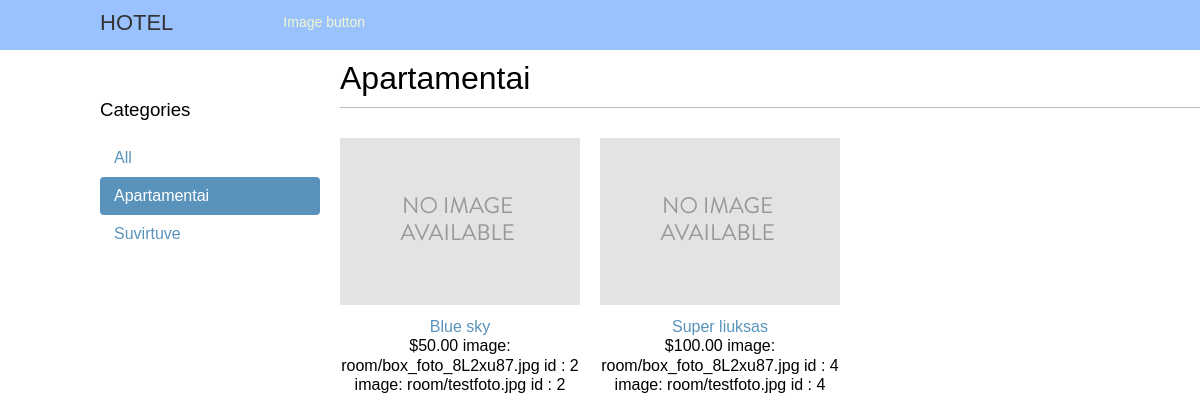
The page /apartamentai/ on the database its author committed.
### rooms/models.py (models this page shows, shortened)
class Category(models.Model):
    title = models.CharField(max_length=100, db_index=True)
    slug = models.SlugField(max_length=100, unique=True)
    class Meta:
        ordering = ('title',)
        verbose_name = 'category'
        verbose_name_plural = 'categories'
    def get_absolute_url(self):
        return reverse('rooms:room_list_by_category', args=[self.slug])

class Room(models.Model):
    category = models.ForeignKey(Category,
                                 related_name='rooms',
                                 on_delete=models.CASCADE)
    title = models.CharField(max_length=100, db_index=True)
    slug = models.SlugField(max_length=100, db_index=True)
    description = models.TextField(blank=True)
    price = models.DecimalField(max_digits=10, decimal_places=2)
    visible = models.BooleanField(default=False)
    properties1 = models.ManyToManyField(Property, null= True)
    class Meta:
        ordering = ('title',)
        index_together = (('id', 'slug'),)
    def get_absolute_url(self):
        return reverse('rooms:room_detail',
                       args=[self.id, self.slug])

class RoomImage(models.Model):
    image = models.ImageField(upload_to='room/')
    title = models.CharField(max_length=100)
    description = models.CharField(max_length=150, blank=True)
    order = models.PositiveBigIntegerField(null=True)
    room = models.ForeignKey(Room, default=None, related_name='images', on_delete=models.PROTECT)

### rooms/views.py (the view)
# urls.py: path('', views.room_list, name= 'room_list'),
def room_list(request, category_slug=None):
    category = None
    categories = Category.objects.all()
    rooms = Room.objects.filter(visible=True)
    imag = RoomImage.objects.all()
    if category_slug:
        category = get_object_or_404(Category, slug=category_slug)
        rooms = Room.objects.filter(category=category,  visible=True)
        imag = RoomImage.objects.filter(room_id=3)
    return render(request,
                  'hotel/rooms/list.html',
                  {'category': category,
                   'categories': categories,
                   'rooms': rooms,
                   'imag': imag})

### rooms/templates/hotel/rooms/list.html (shortened to what this page needs)
{% extends "hotel/base.html" %}
{% load static %}
{% block content %}
   <div id="sidebar">
       <h3>Categories</h3>
       <ul>
           <li {% if not category %}class="selected"{% endif %}>
               <a href="{% url "rooms:room_list" %}">All</a>
           </li>
           {% for c in categories %}
           <li {% if category.slug == c.slug %}class="selected" {% endif %}>
               <a href="{{ c.get_absolute_url }}">{{ c.title }}</a>
           </li>
           {% endfor %}
       </ul>
   </div>
   <div id="main" class="room-list">
        <h1>{% if category %}{{ category.title }}{% else %} Rooms
            {% endif %}</h1>
            {% for room in rooms %}
                <div class="item">
                    <a href="{{ room.get_absolute_url }}">
                        <img src="{% if room.photo_id.photo %}{{ room.photo_id.photo.url }}{%else %}
                     {% static "img/no_image.png" %} {% endif %}"></a>
                    <a href="{{ room.get_absolute_url }}">{{ room.title }}</a>
                   <br>
                    ${{ room.price }}
                     {% for i in imag %}
                         image:  {{  i.image }}
                         id   :  {{room.id}}
                     {% endfor %}
                </div>
            {% endfor %}
   </div>
{% endblock %}

### rooms/static/css/base.css (style rules this page uses)
body { margin:0; padding:0; font-family:helvetica, sans-serif; }
h1, h2, h3, h4, h5 , h6 { font-family: 'Muli', sans-serif; font-weight:normal; }
h1 { border-bottom:1px solid #bbb; padding:0 0 10px 0; margin:10px 0 20px 0; }
a { text-decoration:none; color:#5993bb; }
#sidebar { width:220px; padding:30px 20px 0 0; float:left; }
#sidebar ul { margin:0; padding:0; }
#sidebar ul li { margin:0; list-style:none; padding:10px 14px; }
#sidebar ul li a { display:block; }
#sidebar ul li.selected { background:#5993bb; border-radius:4px; }
#sidebar ul li.selected a { color:#fff; }
#main { float:left; width: 96%; margin-right:-220px; overflow:hidden; }
.room-list .item { width:25%; padding:10px 20px 10px 0; float:left; text-align:center; line-height:1.2; }
.room-list .item img { width:100%; margin-bottom:8px; }

### rows shown on the page
Category: title "Apartamentai"
Category: title "Suvirtuve"
Room: title "Blue sky", price "50.00", id "2"
RoomImage: image "room/box_foto_8L2xu87.jpg"
RoomImage: image "room/testfoto.jpg"
Room: title "Super liuksas", price "100.00", id "4"
